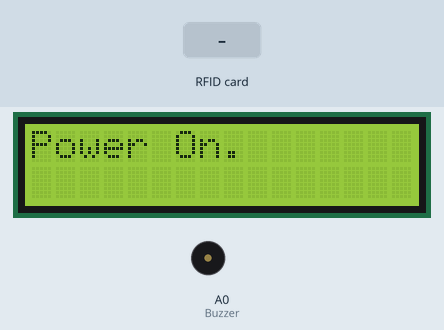
Recording of a sketch running on a simulated Arduino Uno, built with avr-gcc and run on an emulated ATmega328P. On the bench: 16×2 character LCD, buzzer (waves = sounding, pin HIGH). The test bench sets the inputs (shaded band). Pins used as bus, display or sensor lines are not drawn; what the sketch prints to the serial monitor is not drawn.

Above: at 0.1 s.
3.4 s: RFID card 5E 7A 19 C4 held to the reader
At 3.8 s:
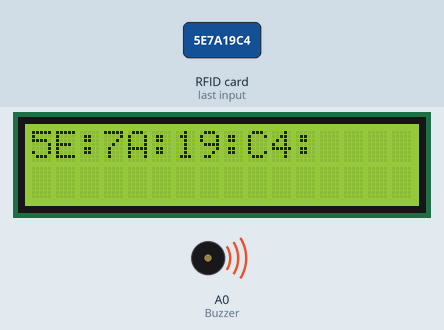
At 4.4 s:
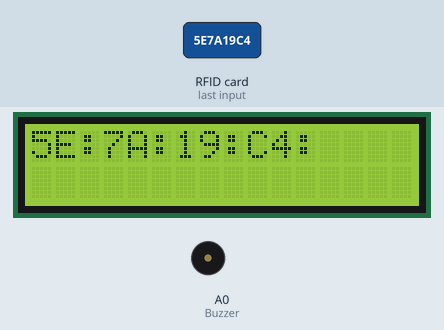
Timing chart, 0 to 6.4 s (numbered marks = the images above; inputs shaded):
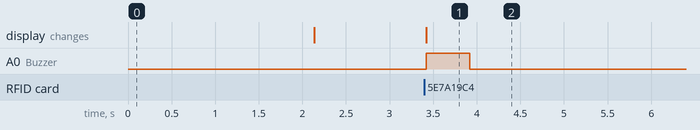

Measured:
- after the input at 3.4 s, A0 (Buzzer): LOW → HIGH at once, → LOW 0.50 s later; the display: changes at once (image 1)

The sketch:

lab-w5-2.ino
```cpp
#include <LiquidCrystal_I2C.h>
#include <SPI.h>
#include <MFRC522.h>

#define SS_PIN 10
#define RST_PIN 9
#define Buzzer A0

MFRC522 mfrc522(SS_PIN, RST_PIN);
String rfidnum = "";


// LCD Module Config
LiquidCrystal_I2C lcd(0x27, 16, 2);

void setup() {
  Serial.begin(9600);

  lcd.init();
  lcd.backlight();
  lcd.home();
  lcd.print("Power On.");
  delay(2000);
  lcd.setCursor(10,1);
  lcd.print("   ");
  lcd.clear();

  SPI.begin();
  mfrc522.PCD_Init();

  pinMode(Buzzer, OUTPUT);
}

void loop() {
  lcd.setCursor(0,0);
  if (mfrc522.PICC_IsNewCardPresent()){
    if (mfrc522.PICC_ReadCardSerial()){
      rfidnum = "";
      for(byte i = 0; i < mfrc522.uid.size; i++){
        rfidnum += toHexStr(mfrc522.uid.uidByte[i])+":";
      }
      rfidnum.toUpperCase();
      Serial.println(rfidnum);

      mfrc522.PICC_HaltA();
      mfrc522.PCD_StopCrypto1();

      lcd.print(rfidnum);
      digitalWrite(Buzzer, HIGH);
      delay(500);
      digitalWrite(Buzzer, LOW);
      delay(500);
    }
  }

}

String toHexStr(byte n){
  if(n<0x10) return ("0"+String(n,HEX));
  else return String(n,HEX);
}
```
